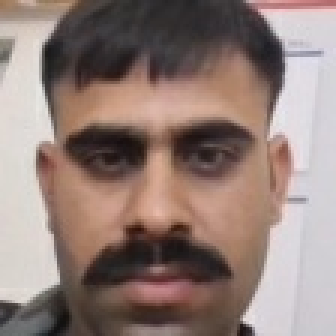
#> input picture backend/app/data/faces/thumbnails/person_1792140220_e03fe9.jpg, 112 x 112 px (shown 3 times larger)
$ python -i face_service.py   (imports and definitions only)
#> lines starting #> are read from the running program, lines starting #| are printed output that depends on the picture
from __future__ import annotations

import json
import logging
from datetime import datetime
from pathlib import Path
import threading
import time
from typing import Any, Generator, Optional
import uuid

import cv2
import numpy as np

from app.core.config import settings

# ---------------------------------------------------------------------------
# UniFace: High-Accuracy Biometric Face Analysis (RetinaFace + AdaFace 512-D)
# ---------------------------------------------------------------------------
try:
    from uniface import FaceAnalyzer
    from uniface.constants import AdaFaceWeights
    from uniface.recognition import AdaFace
    from uniface.recognition.base import face_alignment
    _UNIFACE_AVAILABLE = True
except ImportError:
    FaceAnalyzer = None  # type: ignore[assignment, misc]
    AdaFace = None  # type: ignore[assignment, misc]
    AdaFaceWeights = None  # type: ignore[assignment, misc]
    face_alignment = None  # type: ignore[assignment, misc]
    _UNIFACE_AVAILABLE = False

# UniFace FaceMesh: 478 3D Dense Landmarks & Iris Keypoints
try:
    from uniface import FaceMesh
    from uniface.constants import FaceMeshWeights
    from uniface.landmark import IRIS_LEFT, IRIS_RIGHT
    _FACEMESH_AVAILABLE = True
except ImportError:
    FaceMesh = None  # type: ignore[assignment, misc]
    FaceMeshWeights = None  # type: ignore[assignment, misc]
    IRIS_LEFT = None  # type: ignore[assignment, misc]
    IRIS_RIGHT = None  # type: ignore[assignment, misc]
    _FACEMESH_AVAILABLE = False

# EDifFIQA: Neural Face Image Quality Assessment
try:
    from uniface import EDifFIQA
    _EDIFFIQA_AVAILABLE = True
except ImportError:
    EDifFIQA = None  # type: ignore[assignment, misc]
    _EDIFFIQA_AVAILABLE = False

logger = logging.getLogger("SIH26187.FaceService")


# [82 lines left out: functions compute_3d_head_pose_angles, compute_eye_aspect_ratio, compute_mouth_aspect_ratio, extract_canonical_5pts_from_mesh, not called in this run]


class QualityPredictorAdapter:
    """
    Adapter bridging UniFace EDifFIQA to the FaceAnalyzer predictor interface.
    FaceAnalyzer calls predictor.predict(image, face), but EDifFIQA expects
    predict(image, landmarks). This adapter extracts 5-point landmarks, calls
    EDifFIQA, and attaches the resulting QualityResult to face.quality.
    """
    def __init__(self, ediffiqa: Any):
        self._ediffiqa = ediffiqa

    # [115 lines left out: functions predict, compute_iou, enhance_aligned_face, deduplicate_face_detections, compute_cosine_similarity, calibrate_arcface_confidence, not called in this run]


def calibrate_match_confidence(cosine_score: float, threshold: float = 0.32) -> float:
    """Unified confidence percentage mapping using UniFace AdaFace 512-D curve."""
    return calibrate_arcface_confidence(cosine_score, threshold=threshold)


class FaceService:
    """
    Production-grade facial recognition service for MAATRIX / MayaJaal.

    Exclusive Engine: UniFace (RetinaFace / SCRFD detector + AdaFace IR-101 512-D recognizer).
    Thread-safe and optimized for real-time video streams, distant surveillance, and REST APIs.
    """

    def __init__(self) -> None:
        self.models_dir = settings.model_directory
        self.data_dir = settings.model_directory.parent / "app" / "data" / "faces"
        self.thumbnails_dir = self.data_dir / "thumbnails"
        self.db_file = self.data_dir / "known_faces.json"

        self.data_dir.mkdir(parents=True, exist_ok=True)
        self.thumbnails_dir.mkdir(parents=True, exist_ok=True)

        # --- UniFace engine (Exclusive) ---
        self.analyzer: Optional[Any] = None
        self.mesher: Optional[Any] = None
        self.quality_scorer: Optional[Any] = None
        self.use_uniface: bool = True
        self.embedding_dim: int = 512
        self.match_threshold: float = 0.32

        self.lock = threading.Lock()

        # In-memory known persons list
        self.known_persons: list[dict[str, Any]] = []

        # Recent detection logs for live operational dashboard
        self.recent_events: list[dict[str, Any]] = []
        self.max_events: int = 50

        # Temporal tracking history to eliminate video jitter and momentary false alerts
        self.tracks: dict[int, dict[str, Any]] = {}
        self.next_track_id: int = 1

        # Number of consecutive Unknown frames before a confirmed-identity track releases its lock.
        # Increase this value for more stability; decrease for faster identity release on occlusion.
        # Default=8 at ~30fps with face-detection every 4th frame ≈ ≥ 1 second of bridging.
        self.identity_drop_tolerance: int = 8

        # Minimum number of known votes required to confirm and lock an identity on a track.
        # 1 = lock fires immediately on the first confident known frame (recommended for stability).
        self.identity_lock_threshold: int = 1

        self._init_models()
        self.load_database()

    # [421 lines left out: functions _init_models, _score_face_quality, engine_name, is_ready, detector, recognizer and 10 more, not called in this run]

    update_person_metadata = update_classification

    # [1252 lines left out: functions register_face, add_sample, delete_person, _match_embedding, _detect_faces_in_person_rois, _detect_faces_tiled and 5 more, not called in this run]

    def get_recent_events(self) -> list[dict[str, Any]]:
        """Return the recent face detections log in reverse chronological order."""
        return list(reversed(self.recent_events))

    # [60 lines left out: function draw_faces, not called in this run]


# [1 line that did not run here, left out]

>>> import cv2
>>> picture = cv2.imread('../data/faces/thumbnails/person_1792140220_e03fe9.jpg', cv2.IMREAD_GRAYSCALE)
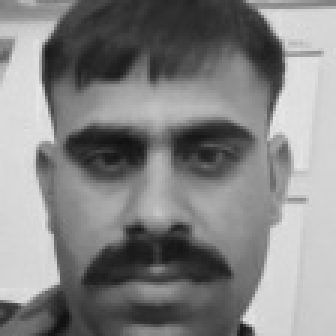
#> picture: shape (112, 112) (shown 3 times larger); min 17, max 232, mean 132.1
#> (the run stopped early here; a loop or call above may not have finished)

$ run again, on backend/app/data/faces/thumbnails/person_1792178164_18e3e4.jpg
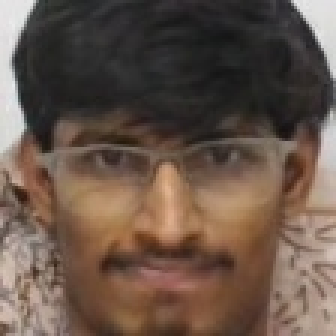
#> input picture backend/app/data/faces/thumbnails/person_1792178164_18e3e4.jpg, 112 x 112 px (shown 3 times larger)
#> `picture = cv2.imread('../data/faces/thumbnails/person_1792140220_e03fe..`:
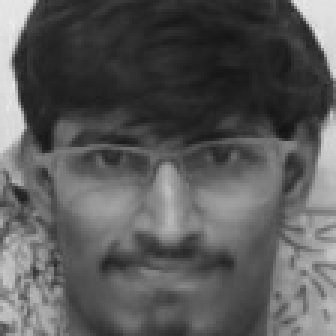
#> picture: shape (112, 112) (shown 3 times larger); min 18, max 235, mean 89.5

$ run again, on backend/app/data/faces/thumbnails/person_1792178651_141a6f.jpg
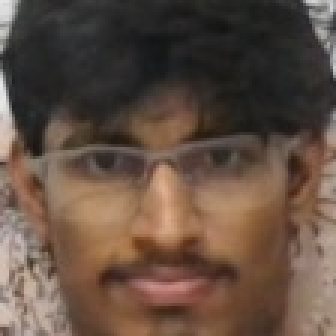
#> input picture backend/app/data/faces/thumbnails/person_1792178651_141a6f.jpg, 112 x 112 px (shown 3 times larger)
#> `picture = cv2.imread('../data/faces/thumbnails/person_1792140220_e03fe..`:
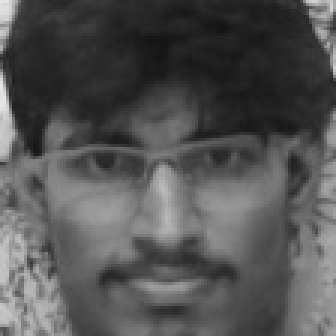
#> picture: shape (112, 112) (shown 3 times larger); min 19, max 230, mean 83.4

$ run again, on backend/app/data/faces/thumbnails/person_1792267069_81e1fb.jpg
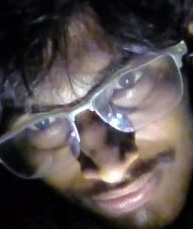
#> input picture backend/app/data/faces/thumbnails/person_1792267069_81e1fb.jpg, 193 x 229 px
#> `picture = cv2.imread('../data/faces/thumbnails/person_1792140220_e03fe..`:
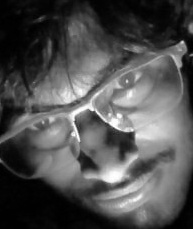
#> picture: shape (229, 193); min 0, max 255, mean 79.3
